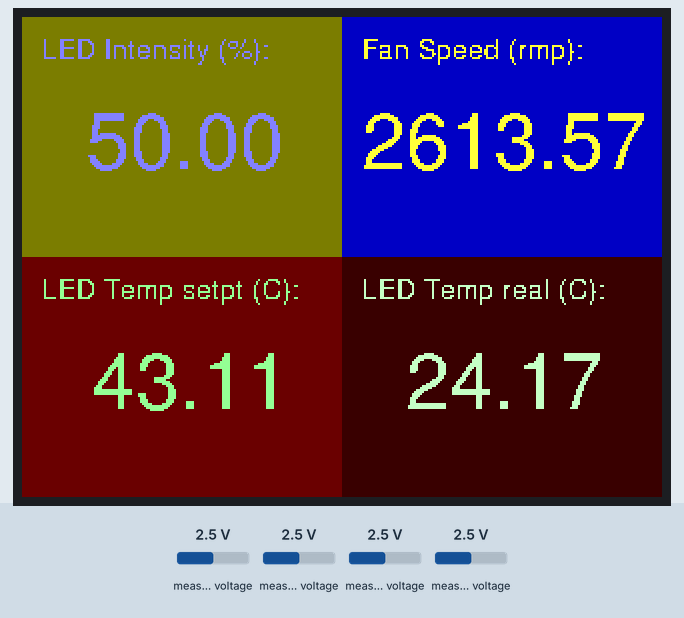
A sketch run on a simulated ESP32. On the bench: 320×240 colour display. Inputs (shaded band) come from the test bench; at power-on: measured voltage 2.5 V.

Above: at 1.3 s.
1.4 s: measured voltage (sensor 200) set to 0.1 V
At 2.8 s:
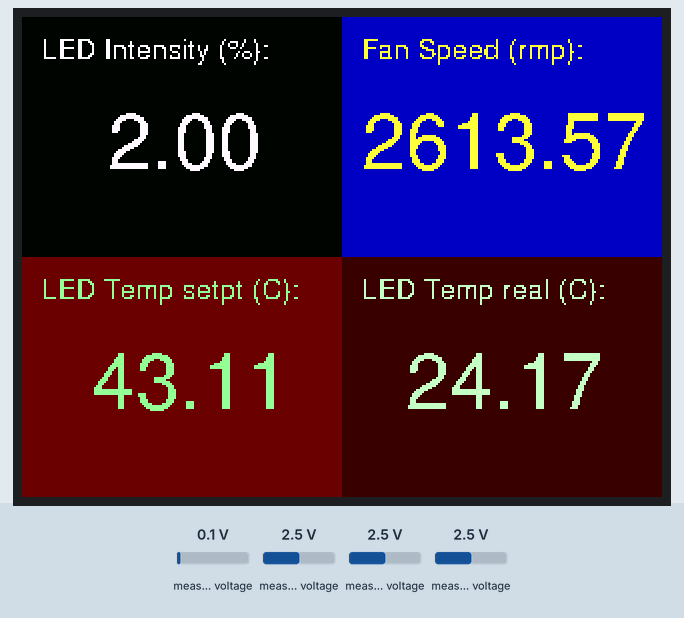
4.4 s: measured voltage (sensor 201) set to 0.1 V
At 5.8 s:
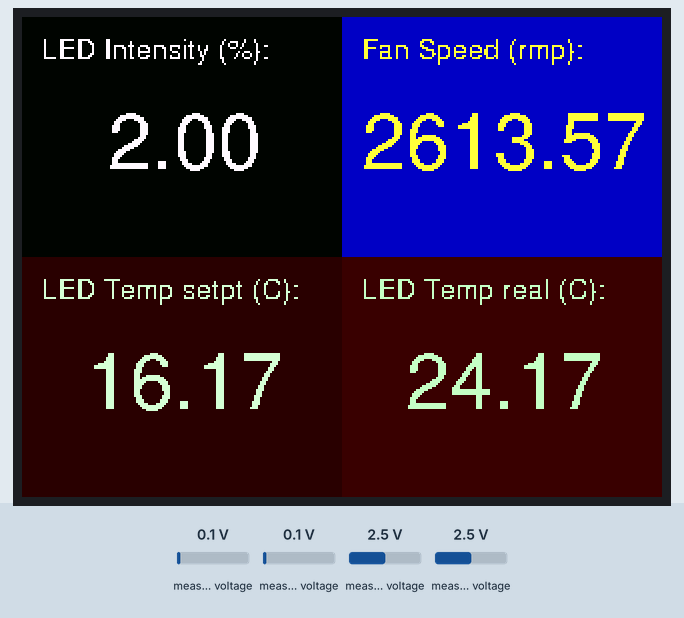
7.4 s: measured voltage (sensor 202) set to 0.1 V
At 9.0 s:
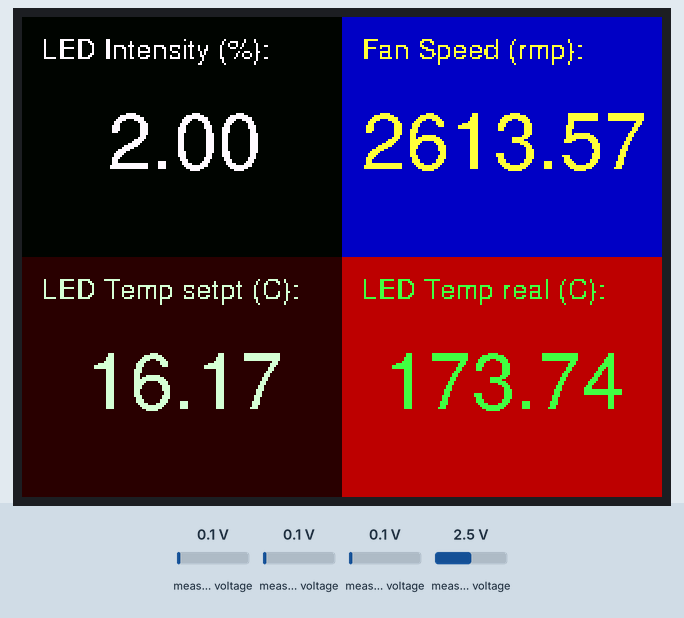
10.4 s: measured voltage (sensor 203) set to 0.1 V
At 11.4 s:
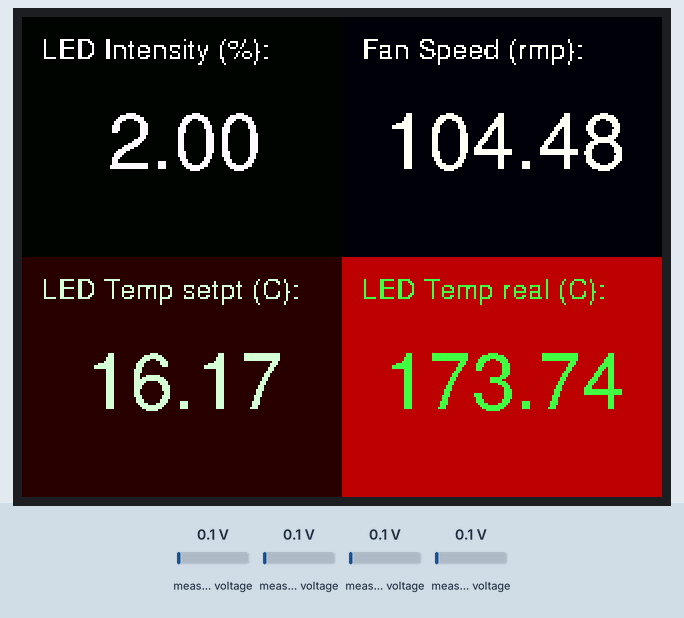
12.0 s: measured voltage (sensor 200) set to 1.2 V
At 12.7 s:
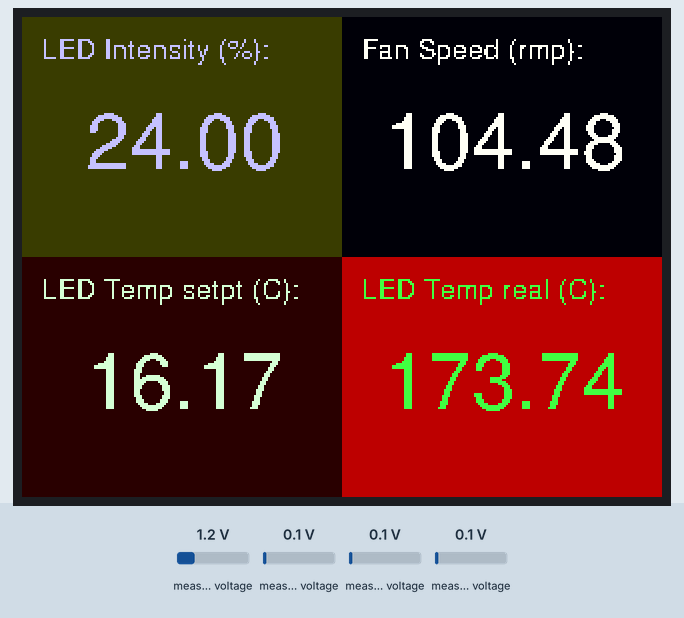
13.6 s: measured voltage (sensor 201) set to 1.2 V
At 14.2 s:
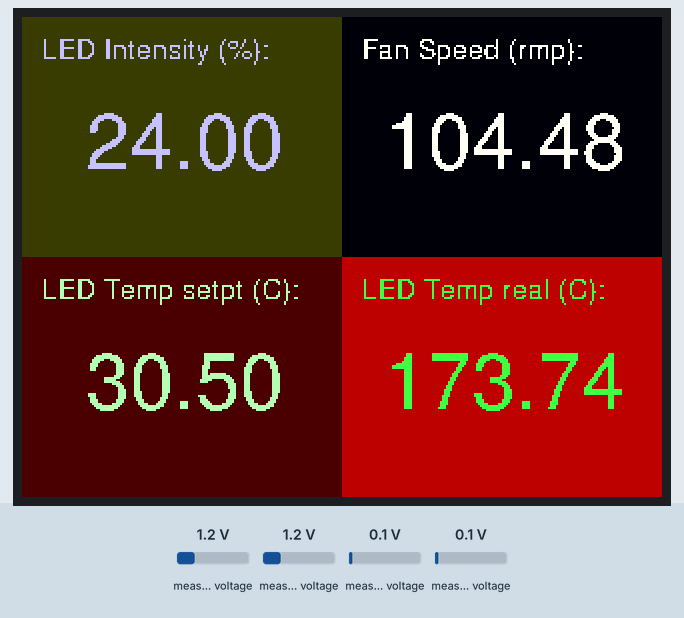
Timing chart, 0 to 16.6 s (numbered marks = the images above; inputs shaded):
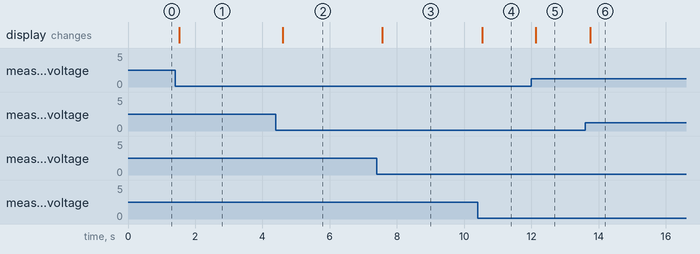

The sketch:

Main.ino
```cpp
/*
 Name:		Main.ino
 Created:	4/23/2021 10:37:42 PM
 Author:	aivel
*/


//////////////////////////////////////////////////////////////////
////// Libraries and its associated constants and variables //////
//////////////////////////////////////////////////////////////////

////// Board library
#include <M5Stack.h>


////// Libraries
#include <WiFi.h>
#include <Wire.h>

// External ADC using ADS1115
#include <Adafruit_ADS1X15.h>
Adafruit_ADS1115 ads;

// GFX Free Fonts https://rop.nl/truetype2gfx/
#include "FreeSans5pt7b.h"
#include "FreeSans6pt7b.h"
#include "FreeSans7pt7b.h"
#include "FreeSans8pt7b.h"
//#include "FreeSans9pt7b.h"
#include "FreeSans10pt7b.h"
#include "FreeSans15pt7b.h"
#include "FreeSans20pt7b.h"


//////////////////////////////////////////
////// User Constants and Variables //////
//////////////////////////////////////////


////// Constants
// LED Temp
const float Max_LED_Temp = 55;
const float Min_LED_Temp = 15;
// Thermistor
const float Ref_voltage = 3.3;  // Thermistor excitation voltage
const float Nom_R = 10;      // Nominal thermistor resistance in kohms at 25°C
const float Div_R = 3.32;
// Fan Speed
const float Fan_max_rpm = 3000 * 1.15;    // Nominal max fan speed plus 15 % tolerance
// Non-linear voltage Temp control (due to zener diode)
const float e = 0.1143;
const float f = 1.223;
const float g = 0.0243;

////// Measured instantaneous variables
float LampCtrlSum = 0;
float LampCtrlVolt = 0;     // ads 0
float LampCtrlPct = 0;      // Perecentage

float TempCtrlSum = 0;
float TempCtrlVolt = 0;     // ads 1
float TempCtrlVoltSquare=0;
float LampCtrl = 0;
float TempCtrlTrinketVolt = 0;
float TempCtrlCDeg = 0;

float LampTempSum = 0;
float LampTempVolt = 0;     // ads 2
float Thermistor_R = 0;
float LampTempCDeg = 0;

float FanSpeedSum = 0;
float FanSpeedVolt = 0;     // ads 3
float FanSpeedRPM = 0;

////// Color values
int LampCtrlRGB = 0;
int TempCtrlRGB = 0;
int LampTempRGB = 0;
int FanSpeedRGB = 0;


// the setup function runs once when you press reset or power the board
void setup() {
    ////// Initialize and setup M5Stack
    M5.begin();
    M5.Power.begin();
    M5.Lcd.println(F("M5 started"));

    ////// Use Adafruit ADS1115 library and DFRobot ADS1115 board
    M5.Lcd.println();
    M5.Lcd.println(F("Check that ADC address switch is set to 0x48"));
    ads.begin(0x48);
    ads.setDataRate(RATE_ADS1115_8SPS);
    ads.setGain(GAIN_TWOTHIRDS);

    // Configure LCD
    M5.Lcd.setTextColor(WHITE);


}

// the loop function runs over and over again until power down or reset
void loop() {
    ////// Read analog LED intensity control
    LampCtrlVolt = ads.computeVolts(ads.readADC_SingleEnded(0));
    LampCtrlPct = min( ((LampCtrlVolt * 100) / 5), 100);

    ////// Read analog Heatsink Temperatre control
    TempCtrlVolt = ads.computeVolts(ads.readADC_SingleEnded(1));    // Read voltage (0-5 V)
    TempCtrlVoltSquare = sq(TempCtrlVolt);
    TempCtrlTrinketVolt =-e*TempCtrlVoltSquare+f*TempCtrlVolt-g;     //
    TempCtrlCDeg = Min_LED_Temp+(((Max_LED_Temp-Min_LED_Temp)/3.3)*TempCtrlTrinketVolt);            // Convert control voltage (0-5 v range) to control temperautre


    ////// Read heatsink Temp analog signal
    LampTempVolt = ads.computeVolts(ads.readADC_SingleEnded(2));
    Thermistor_R = (LampTempVolt * Div_R) / (Ref_voltage - LampTempVolt);
    LampTempCDeg = RtoTemp(Thermistor_R, Nom_R);

    ////// Read Fan speed analog singal
    FanSpeedVolt = ads.computeVolts(ads.readADC_SingleEnded(3));
    FanSpeedRPM = (FanSpeedVolt * Fan_max_rpm) / 3.3;

    ////// Print to LCD
    LampCtrlRGB = round((LampCtrlPct * 255) / 100);
    TempCtrlRGB = round((TempCtrlCDeg * 255) / 100);
    LampTempRGB = round((LampTempCDeg * 255) / 100);
    FanSpeedRGB = round((FanSpeedRPM * 255) / Fan_max_rpm);

    // Top Left
    M5.Lcd.fillRect(0, 0, 160, 120, M5.Lcd.color565(LampCtrlRGB, LampCtrlRGB, 0));
    M5.Lcd.setTextColor(M5.Lcd.color565(255 - LampCtrlRGB, 255 - LampCtrlRGB, 255));
    M5.Lcd.setFreeFont(&FreeSans7pt7b);
    M5.Lcd.setTextDatum(TL_DATUM);
    M5.Lcd.drawString(F("LED Intensity (%):"), 10, 10);
    M5.Lcd.setFreeFont(&FreeSans20pt7b);
    M5.Lcd.setTextDatum(MC_DATUM);
    M5.Lcd.drawString(String(LampCtrlPct), 80, 60);

    // Top Right
    M5.Lcd.fillRect(160, 0, 160, 120, M5.Lcd.color565(0, 0, FanSpeedRGB));
    M5.Lcd.setTextColor(M5.Lcd.color565(255, 255, 255 - FanSpeedRGB));
    M5.Lcd.setFreeFont(&FreeSans7pt7b);
    M5.Lcd.setTextDatum(TL_DATUM);
    M5.Lcd.drawString(F("Fan Speed (rmp):"), 10 + 160, 10);
    M5.Lcd.setFreeFont(&FreeSans20pt7b);
    M5.Lcd.setTextDatum(MC_DATUM);
    M5.Lcd.drawString(String(FanSpeedRPM), 80 + 160, 60);

    // Bottom Left
    M5.Lcd.fillRect(0, 120, 160, 120, M5.Lcd.color565(TempCtrlRGB, 0, 0));
    M5.Lcd.setTextColor(M5.Lcd.color565(255 - TempCtrlRGB, 255, 255 - TempCtrlRGB));
    M5.Lcd.setFreeFont(&FreeSans7pt7b);
    M5.Lcd.setTextDatum(TL_DATUM);
    M5.Lcd.drawString(F("LED Temp setpt (C):"), 10, 10 + 120);
    M5.Lcd.setFreeFont(&FreeSans20pt7b);
    M5.Lcd.setTextDatum(MC_DATUM);
    M5.Lcd.drawString(String(TempCtrlCDeg), 80, 60 + 120);

    // Bottom Right
    M5.Lcd.fillRect(160, 120, 160, 120, M5.Lcd.color565(LampTempRGB, 0, 0));
    M5.Lcd.setTextColor(M5.Lcd.color565(255 - LampTempRGB, 255, 255 - LampTempRGB));
    M5.Lcd.setFreeFont(&FreeSans7pt7b);
    M5.Lcd.setTextDatum(TL_DATUM);
    M5.Lcd.drawString(F("LED Temp real (C):"), 10 + 160, 10 + 120);
    M5.Lcd.setFreeFont(&FreeSans20pt7b);
    M5.Lcd.setTextDatum(MC_DATUM);
    M5.Lcd.drawString(String(LampTempCDeg), 80 + 160, 60 + 120);

}
```

Amphenol_Thermistor-F_Functions.ino
```cpp
// Manufacturer(Amphenol) constants for calculate termistor resistance of material type F
const float a[4] = { 3.3538646E-03, 2.56544090E-04, 1.9243889E-06, 1.0969244E-07 };
const float b[4] = { 3.3540154E-03, 2.5627725E-04, 2.0829210E-06, 7.3002306E-08 };
const float c[4] = { 3.3539264E-03, 2.5609446E-04, 1.9621987E-06, 4.6045930E-08 };
const float d[4] = { 3.3368620E-03, 2.4057263E-04, -2.6687093E-06, -4.0719355E-07 };


float RtoTemp(float Thermistor_R, float Nom_R) {
	float Temp;
    if (Thermistor_R / Nom_R <= 68.6 && Thermistor_R / Nom_R > 3.274) {         //  - 50 to 0 °C range
        Temp = (1 / (a[0] +
            (a[1] * log(Thermistor_R / Nom_R)) +
            (pow(a[2] * log(Thermistor_R / Nom_R), 2)) +
            (pow(a[3] * log(Thermistor_R / Nom_R), 3)))) - 273.15;
    }
    else if (Thermistor_R / Nom_R <= 3.274 && Thermistor_R / Nom_R > 0.36036) {    // 0 to 50 °C range
        Temp = (1 / (b[0] +
            (b[1] * log(Thermistor_R / Nom_R)) +
            (pow(b[2] * log(Thermistor_R / Nom_R), 2)) +
            (pow(b[3] * log(Thermistor_R / Nom_R), 3)))) - 273.15;
    }
    else if (Thermistor_R / Nom_R <= 0.36036 && Thermistor_R / Nom_R > 0.06831) {  // 50 to 100 °C range
        Temp = (1 / (c[0] +
            (c[1] * log(Thermistor_R / Nom_R)) +
            (pow(c[2] * log(Thermistor_R / Nom_R), 2)) +
            (pow(c[3] * log(Thermistor_R / Nom_R), 3)))) - 273.15;
    }
    else {                                                                 // 100 to 150 °C range
        Temp = (1 / (d[0] +
            (d[1] * log(Thermistor_R / Nom_R)) +
            (pow(d[2] * log(Thermistor_R / Nom_R), 2)) +
            (pow(d[3] * log(Thermistor_R / Nom_R), 3)))) - 273.15;
    }

	return Temp;
}
```

Source omitted: eeSans10pt7b.h (data table, 13554 bytes), eeSans15pt7b.h (data table, 23710 bytes), eeSans20pt7b.h (data table, 38146 bytes), FreeSans5pt7b.h (data table, 7730 bytes), FreeSans6pt7b.h (data table, 8556 bytes), FreeSans7pt7b.h (data table, 9592 bytes), reeSans8pt7b.h (data table, 10574 bytes)

Measured:
- after the input at 1.4 s, the display: changes after 0.12 s (image 1)
- after the input at 4.4 s, the display: changes after 0.21 s (image 2)
- after the input at 7.4 s, the display: changes after 0.17 s (image 3)
- after the input at 10.4 s, the display: changes after 0.14 s (image 4)
- after the input at 12.0 s, the display: changes after 0.14 s (image 5)
- after the input at 13.6 s, the display: changes after 0.15 s (image 6)
